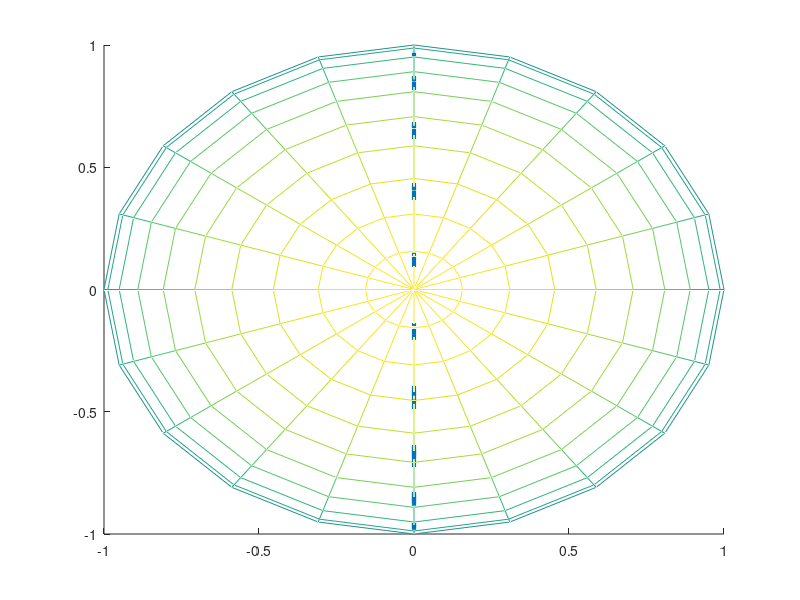

This figure's MATLAB source:
[X Y Z] = sphere();

t = 1:0.1:6;
I = t./t;
y0 = [pi/2 1 1 3];

%A = sqrt(y0(3)^2 + y0(4)^2);
%u = cos(A*t)*y0(1) + sin(A*t)*y0(3)/A;
%v = cos(A*t)*y0(2) + sin(A*t)*y0(4)/A;

u=pi/2.*I;
v=y0(2).*I + y0(4)*t;

% resultado = lsode("derivadas", y0, t);

x = cos(u).*sin(v);
y = sin(u).*sin(v);
z = cos(v);


%x = cos(resultado(:,1)).*sin(resultado(:,2));
%y = sin(resultado(:,1)).*sin(resultado(:,2));
%z = cos(resultado(:,2));



hold all
mesh (X, Y, Z);
plot3 (x, y, z,'linewidth',3)

